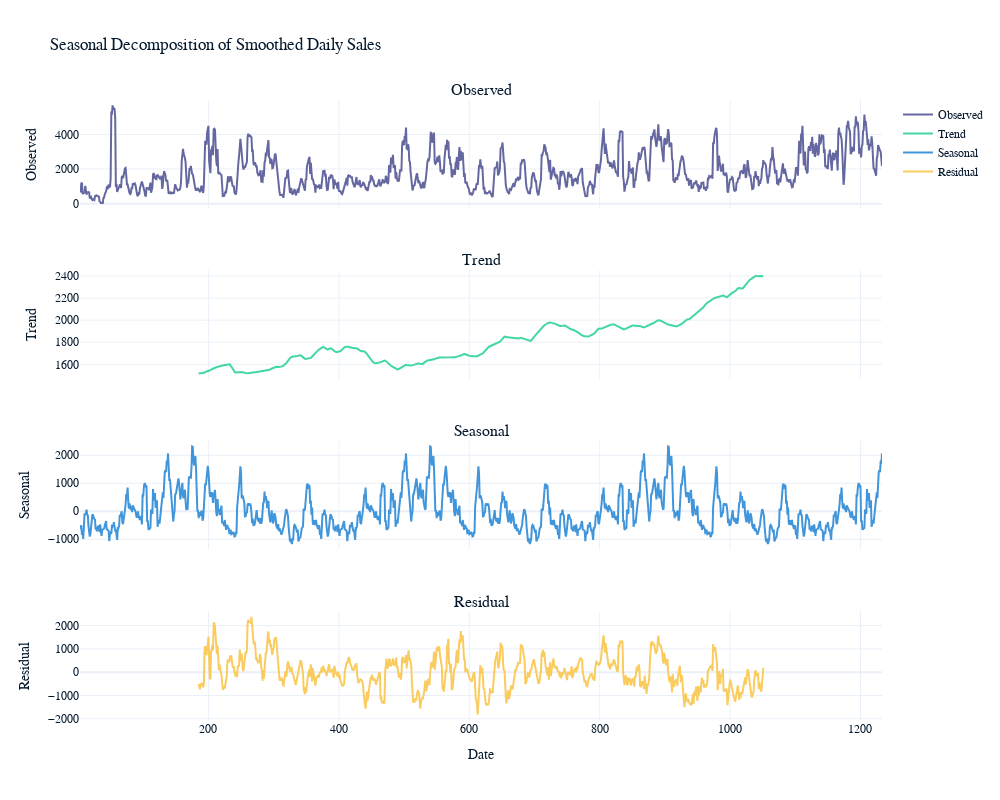

Notebook cell for this chart:
### Markdown cell above
# Noise

### Code cell
from statsmodels.tsa.seasonal import seasonal_decompose
import pandas as pd
import plotly.graph_objs as go
from plotly.subplots import make_subplots

# Smoothen the daily_sales using a rolling mean
daily_sales['Smoothed_Sales'] = daily_sales['Sales'].rolling(window=7, center=True).mean()

# Drop NaN values resulting from the rolling mean
smoothed_sales = daily_sales['Smoothed_Sales'].dropna()

# Perform seasonal decomposition
result = seasonal_decompose(smoothed_sales, model='additive', period=365)

# Create subplots
fig = make_subplots(rows=4, cols=1, shared_xaxes=True, vertical_spacing=0.1,
                    subplot_titles=('Observed', 'Trend', 'Seasonal', 'Residual'))

# Observed
fig.add_trace(go.Scatter(x=smoothed_sales.index, y=result.observed, mode='lines', name='Observed'), row=1, col=1)

# Trend
fig.add_trace(go.Scatter(x=smoothed_sales.index, y=result.trend, mode='lines', name='Trend'), row=2, col=1)

# Seasonal
fig.add_trace(go.Scatter(x=smoothed_sales.index, y=result.seasonal, mode='lines', name='Seasonal'), row=3, col=1)

# Residual
fig.add_trace(go.Scatter(x=smoothed_sales.index, y=result.resid, mode='lines', name='Residual'), row=4, col=1)

# Update layout
fig.update_layout(height=800, width=1000, title_text="Seasonal Decomposition of Smoothed Daily Sales")
fig.update_xaxes(title_text="Date", row=4, col=1)
fig.update_yaxes(title_text="Observed", row=1, col=1)
fig.update_yaxes(title_text="Trend", row=2, col=1)
fig.update_yaxes(title_text="Seasonal", row=3, col=1)
fig.update_yaxes(title_text="Residual", row=4, col=1)

fig.show()

### Figure 1 — Plotly figure (JSON) as saved in the notebook; plotly's stock layout.template omitted (floating-point values rounded to 4 significant figures; data arrays with more than 128 entries replaced by an {"elided": "..."} marker saying what was removed)
{"data": [{"mode": "lines", "name": "Observed", "x": {"elided": "1231 int values"}, "y": {"elided": "1231 float values"}, "type": "scatter", "xaxis": "x", "yaxis": "y"}, {"mode": "lines", "name": "Trend", "x": {"elided": "1231 int values"}, "y": {"elided": "1231 float values"}, "type": "scatter", "xaxis": "x2", "yaxis": "y2"}, {"mode": "lines", "name": "Seasonal", "x": {"elided": "1231 int values"}, "y": {"elided": "1231 float values"}, "type": "scatter", "xaxis": "x3", "yaxis": "y3"}, {"mode": "lines", "name": "Residual", "x": {"elided": "1231 int values"}, "y": {"elided": "1231 float values"}, "type": "scatter", "xaxis": "x4", "yaxis": "y4"}], "layout": {"xaxis": {"anchor": "y", "domain": [0, 1], "matches": "x4", "showticklabels": false}, "yaxis": {"anchor": "x", "domain": [0.825, 1], "title": {"text": "Observed"}}, "xaxis2": {"anchor": "y2", "domain": [0, 1], "matches": "x4", "showticklabels": false}, "yaxis2": {"anchor": "x2", "domain": [0.55, 0.725], "title": {"text": "Trend"}}, "xaxis3": {"anchor": "y3", "domain": [0, 1], "matches": "x4", "showticklabels": false}, "yaxis3": {"anchor": "x3", "domain": [0.275, 0.45], "title": {"text": "Seasonal"}}, "xaxis4": {"anchor": "y4", "domain": [0, 1], "title": {"text": "Date"}}, "yaxis4": {"anchor": "x4", "domain": [0, 0.175], "title": {"text": "Residual"}}, "annotations": [{"font": {"size": 16}, "showarrow": false, "text": "Observed", "x": 0.5, "xanchor": "center", "xref": "paper", "y": 1, "yanchor": "bottom", "yref": "paper"}, {"font": {"size": 16}, "showarrow": false, "text": "Trend", "x": 0.5, "xanchor": "center", "xref": "paper", "y": 0.725, "yanchor": "bottom", "yref": "paper"}, {"font": {"size": 16}, "showarrow": false, "text": "Seasonal", "x": 0.5, "xanchor": "center", "xref": "paper", "y": 0.45, "yanchor": "bottom", "yref": "paper"}, {"font": {"size": 16}, "showarrow": false, "text": "Residual", "x": 0.5, "xanchor": "center", "xref": "paper", "y": 0.175, "yanchor": "bottom", "yref": "paper"}], "title": {"text": "Seasonal Decomposition of Smoothed Daily Sales"}, "height": 800, "width": 1000}}
